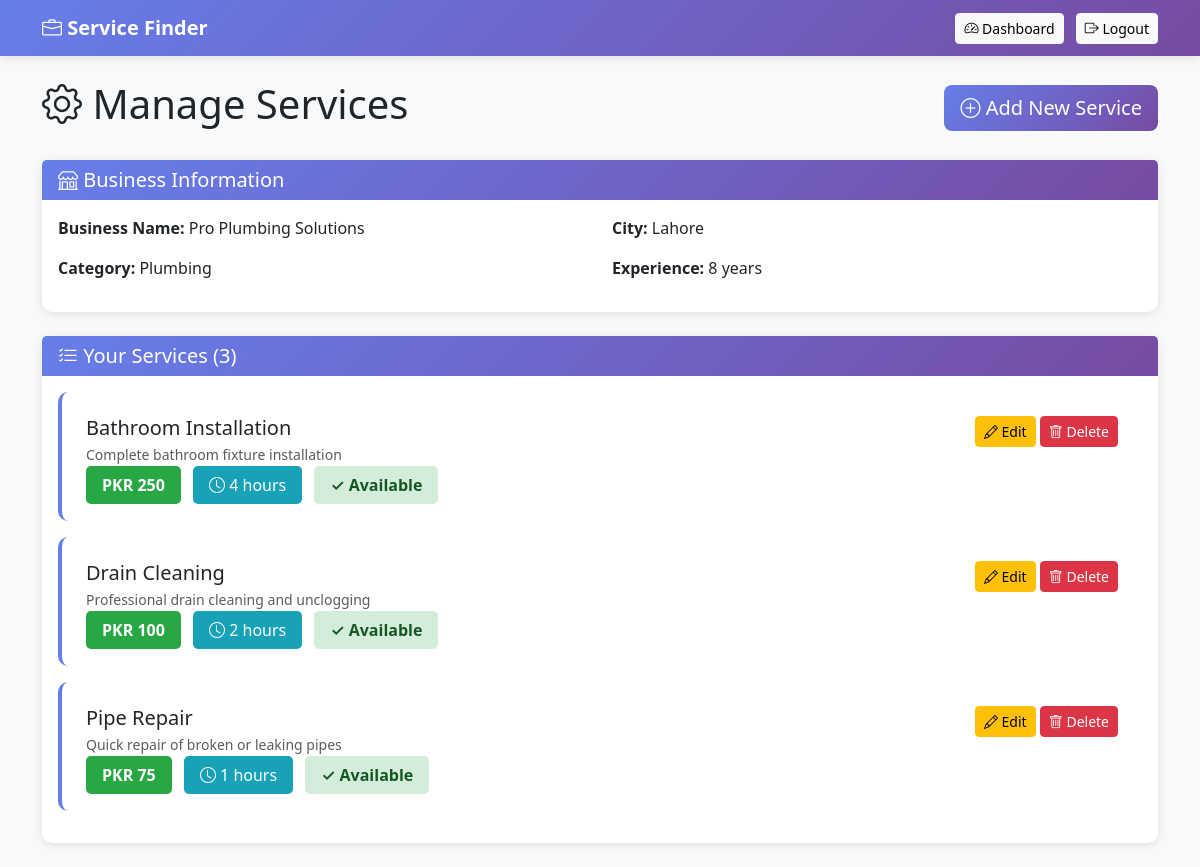
Page /manage-services.php (signed in) on the committed database.
### tables this page shows
CREATE TABLE service_providers (
    provider_id INT PRIMARY KEY AUTO_INCREMENT,
    user_id INT NOT NULL UNIQUE,
    business_name VARCHAR(150) NOT NULL,
    business_description TEXT,
    category_id INT NOT NULL,
    business_phone VARCHAR(15),
    business_email VARCHAR(100),
    website VARCHAR(255),
    business_address TEXT,
    business_city VARCHAR(100),
    business_state VARCHAR(100),
    business_zip VARCHAR(10),
    latitude DECIMAL(10, 8),
    longitude DECIMAL(11, 8),
    years_of_experience INT,
    average_rating DECIMAL(3, 2) DEFAULT 0.00,
    total_reviews INT DEFAULT 0,
    total_jobs_completed INT DEFAULT 0,
    is_verified BOOLEAN DEFAULT FALSE,
    is_active BOOLEAN DEFAULT TRUE,
    profile_image VARCHAR(255),
    cover_image VARCHAR(255),
    created_at TIMESTAMP DEFAULT CURRENT_TIMESTAMP,
    updated_at TIMESTAMP DEFAULT CURRENT_TIMESTAMP ON UPDATE CURRENT_TIMESTAMP,
    FOREIGN KEY (user_id) REFERENCES users(user_id) ON DELETE CASCADE,
    FOREIGN KEY (category_id) REFERENCES service_categories(category_id),
    INDEX idx_category (category_id),
    INDEX idx_city (business_city),
    INDEX idx_rating (average_rating)
);

CREATE TABLE service_categories (
    category_id INT PRIMARY KEY AUTO_INCREMENT,
    category_name VARCHAR(100) UNIQUE NOT NULL,
    description TEXT,
    icon VARCHAR(50),
    created_at TIMESTAMP DEFAULT CURRENT_TIMESTAMP
);

CREATE TABLE services (
    service_id INT PRIMARY KEY AUTO_INCREMENT,
    provider_id INT NOT NULL,
    service_name VARCHAR(150) NOT NULL,
    service_description TEXT,
    category_id INT NOT NULL,
    price DECIMAL(10, 2),
    duration_hours INT,
    is_available BOOLEAN DEFAULT TRUE,
    service_image VARCHAR(255),
    created_at TIMESTAMP DEFAULT CURRENT_TIMESTAMP,
    updated_at TIMESTAMP DEFAULT CURRENT_TIMESTAMP ON UPDATE CURRENT_TIMESTAMP,
    FOREIGN KEY (provider_id) REFERENCES service_providers(provider_id) ON DELETE CASCADE,
    FOREIGN KEY (category_id) REFERENCES service_categories(category_id),
    INDEX idx_provider (provider_id),
    INDEX idx_category (category_id)
);

### database_connection.php (called while the page is built, shortened)
<?php
function executeQuery($conn, $query, $types = '', $params = []) {
    $stmt = $conn->prepare($query);
    if (!empty($types) && !empty($params)) {
        $paramRefs = [];
        foreach ($params as &$param) {
            $paramRefs[] = &$param;
        }
        $stmt->bind_param($types, ...$paramRefs);
    }
    if (!$stmt->execute()) {
        return ['success' => false, 'error' => $stmt->error];
    }
    return ['success' => true, 'stmt' => $stmt];
}
function getSingleResult($conn, $query, $types = '', $params = []) {
    $result = executeQuery($conn, $query, $types, $params);
    $stmt = $result['stmt'];
    $result = $stmt->get_result();
    $row = $result->fetch_assoc();
    return $row;
}
function getMultipleResults($conn, $query, $types = '', $params = []) {
    $result = executeQuery($conn, $query, $types, $params);
    $stmt = $result['stmt'];
    $result = $stmt->get_result();
    $rows = [];
    while ($row = $result->fetch_assoc()) {
        $rows[] = $row;
    }
    return $rows;
}

### manage-services.php (the view, shortened to what this page needs)
<?php
include 'database_connection.php';
$user_id = $_SESSION['user_id'];
$provider = getSingleResult($conn, "SELECT * FROM service_providers WHERE user_id = ?", 'i', [$user_id]);
$provider_id = $provider['provider_id'];
$services = getMultipleResults($conn, "SELECT * FROM services WHERE provider_id = ? ORDER BY service_name ASC", 'i', [$provider_id]);
?>
<!DOCTYPE html>
<html lang="en">
<head>
    <link href="https://cdn.jsdelivr.net/npm/bootstrap@5.3.0/dist/css/bootstrap.min.css" rel="stylesheet">
    <link rel="stylesheet" href="https://cdn.jsdelivr.net/npm/bootstrap-icons@1.11.0/font/bootstrap-icons.css">
</head>
<body>
    <nav class="navbar navbar-expand-lg navbar-dark">
        <div class="container">
            <a class="navbar-brand fw-bold" href="index.php">
                <i class="bi bi-briefcase"></i> Service Finder
            </a>
            <div class="ms-auto">
                <a href="provider-dashboard.php" class="btn btn-light btn-sm">
                    <i class="bi bi-speedometer2"></i> Dashboard
                </a>
                <a href="logout.php" class="btn btn-light btn-sm ms-2">
                    <i class="bi bi-box-arrow-right"></i> Logout
                </a>
            </div>
        </div>
    </nav>
    <div class="container mt-4 mb-4">
        <div class="d-flex justify-content-between align-items-center mb-4">
            <h1><i class="bi bi-gear"></i> Manage Services</h1>
            <button class="btn btn-primary btn-lg" data-bs-toggle="modal" data-bs-target="#addServiceModal">
                <i class="bi bi-plus-circle"></i> Add New Service
            </button>
        </div>
        <div class="card mb-4">
            <div class="card-header">
                <h5 class="mb-0"><i class="bi bi-shop"></i> Business Information</h5>
            </div>
            <div class="card-body">
                <div class="row">
                    <div class="col-md-6">
                        <p><strong>Business Name:</strong> <?php echo htmlspecialchars($provider['business_name']); ?></p>
                        <p><strong>Category:</strong>
                            <?php
                            $cat = getSingleResult($conn, "SELECT category_name FROM service_categories WHERE category_id = ?", 'i', [$provider['category_id']]);
                            echo htmlspecialchars($cat['category_name'] ?? 'N/A');
                            ?>
                        </p>
                    </div>
                    <div class="col-md-6">
                        <p><strong>City:</strong> <?php echo htmlspecialchars($provider['business_city']); ?></p>
                        <p><strong>Experience:</strong> <?php echo $provider['years_of_experience']; ?> years</p>
                    </div>
                </div>
            </div>
        </div>
        <div class="card">
            <div class="card-header">
                <h5 class="mb-0"><i class="bi bi-list-check"></i> Your Services (<?php echo count($services); ?>)</h5>
            </div>
            <div class="card-body">
                <?php if (count($services) > 0): ?>
                    <?php foreach ($services as $service): ?>
                        <div class="service-item">
                            <div class="d-flex justify-content-between align-items-start">
                                <div class="flex-grow-1">
                                    <h5 class="mb-1"><?php echo htmlspecialchars($service['service_name']); ?></h5>
                                    <p class="text-muted small mb-2"><?php echo htmlspecialchars($service['service_description']); ?></p>
                                    <div class="mt-2">
                                        <span class="price-badge">PKR <?php echo number_format($service['price'], 0); ?></span>
                                        <span class="duration-badge ms-2"><i class="bi bi-clock"></i> <?php echo $service['duration_hours']; ?> hours</span>
                                        <span class="status-badge ms-2 <?php echo $service['is_available'] ? 'available' : 'unavailable'; ?>">
                                            <?php echo $service['is_available'] ? '✓ Available' : '✗ Unavailable'; ?>
                                        </span>
                                    </div>
                                </div>
                                <div class="ms-3">
                                    <button class="btn btn-sm btn-warning" data-bs-toggle="modal" data-bs-target="#editServiceModal"
                                            onclick="editService(<?php echo htmlspecialchars(json_encode($service)); ?>)">
                                        <i class="bi bi-pencil"></i> Edit
                                    </button>
                                    <form method="POST" class="d-inline" onsubmit="return confirm('Delete this service?')">
                                        <button type="submit" class="btn btn-sm btn-danger">
                                            <i class="bi bi-trash"></i> Delete
                                        </button>
                                    </form>
                                </div>
                            </div>
                        </div>
                    <?php endforeach; ?>
                <?php else: ?>
                    <div class="alert alert-info">
                        <i class="bi bi-info-circle"></i> No services yet. <a href="#" data-bs-toggle="modal" data-bs-target="#addServiceModal">Add your first service</a>
                    </div>
                <?php endif; ?>
            </div>
        </div>
    </div>
</body>
</html>

### manage-services.php (style rules this page uses)
body { background: #f8f9fa; }
.navbar { background: linear-gradient(135deg, #667eea 0%, #764ba2 100%); box-shadow: 0 2px 10px rgba(0,0,0,0.1); }
.card { border: none; border-radius: 10px; box-shadow: 0 2px 10px rgba(0,0,0,0.1); margin-bottom: 1.5rem; }
.card-header { background: linear-gradient(135deg, #667eea 0%, #764ba2 100%); color: white; border-radius: 10px 10px 0 0; border: none; }
.btn-primary { background: linear-gradient(135deg, #667eea 0%, #764ba2 100%); border: none; }
.service-item { background: white; padding: 1.5rem; border-radius: 10px; border-left: 4px solid #667eea; margin-bottom: 1rem; }
.price-badge { background: #28a745; color: white; padding: 0.5rem 1rem; border-radius: 5px; font-weight: bold; }
.duration-badge { background: #17a2b8; color: white; padding: 0.5rem 1rem; border-radius: 5px; }
.status-badge { padding: 0.5rem 1rem; border-radius: 5px; font-weight: 600; }
.status-badge.available { background: #d4edda; color: #155724; }

### rows in the picture
service_providers: business_name "Pro Plumbing Solutions", business_city "Lahore", years_of_experience "8"
service_categories: category_name "Plumbing"
services: service_name "Bathroom Installation", service_description "Complete bathroom fixture installation", price "250", duration_hours "4", is_available "✓ Available"
services: service_name "Drain Cleaning", service_description "Professional drain cleaning and unclogging", price "100", duration_hours "2", is_available "✓ Available"
services: service_name "Pipe Repair", service_description "Quick repair of broken or leaking pipes", price "75", duration_hours "1", is_available "✓ Available"

### other values in the picture
count($services) "3"
